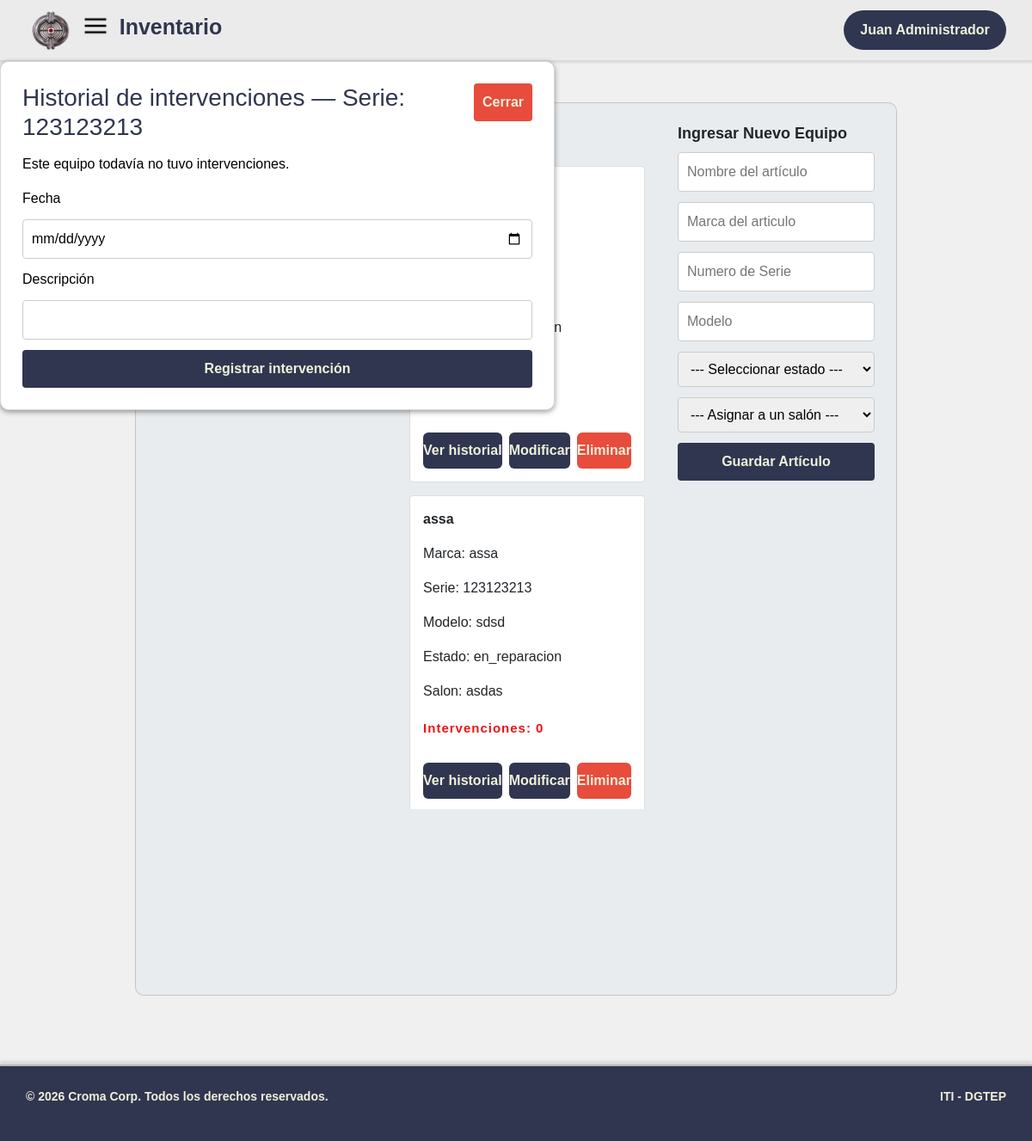
The app's page /Presentacion/html/inventario.php?historial=123123213 (signed in) with its own data.
### tables this page shows
CREATE TABLE `inventario` (
  `numero_serie` varchar(50) NOT NULL,
  `nombre` varchar(50) NOT NULL,
  `marca` varchar(50) NOT NULL,
  `modelo` varchar(50) NOT NULL,
  `estado` enum('operativo','en_reparacion','de_baja','prestado') NOT NULL DEFAULT 'operativo',
  `numero_intervenciones` int(11) NOT NULL DEFAULT 0,
  `id_salon` int(11) NOT NULL,
  `cedula_administrador` varchar(12) DEFAULT NULL
);

CREATE TABLE `salon` (
  `id_salon` int(11) NOT NULL,
  `nombre` varchar(50) NOT NULL,
  `tipo` enum('laboratorio','taller','aula','oficina') NOT NULL
);

### Datos/Clases/ClassInventario.php (called while the page is built, shortened)
<?php
require __DIR__ . '/../DataBase/ConexionMYSQL/conexion.php';
class Inventario{
 public static function mostrar(){
    global $conexion;
    $sql = $conexion->query("SELECT tipo, nombre, id_salon FROM salon");
    $sql2 = $conexion->query("SELECT inventario.numero_serie, inventario.nombre, inventario.marca, inventario.modelo,
               inventario.estado, inventario.numero_intervenciones, inventario.id_salon,
               salon.nombre AS nombre_salon
                FROM inventario
                JOIN salon ON inventario.id_salon = salon.id_salon");
    $salones = $sql->fetch_all(MYSQLI_ASSOC);
    $equipos = $sql2->fetch_all(MYSQLI_ASSOC);
    return [
        "salones" => $salones,
        "equipos" => $equipos
    ];
}
}
?>

### Procesos/mostrarinventario.php (called while the page is built, shortened)
<?php
require __DIR__ . "../../Datos/Clases/ClassInventario.php";
if($_SERVER['REQUEST_METHOD'] === 'POST'){
$ok = Inventario::mostrar();
$salones = $ok['salones'];
$equipos = $ok['equipos'];
}else{
    $ok = Inventario::mostrar();
    $equipos = $ok['equipos'];
}
if (isset($_GET['historial'])) {
    $numeroSerieHistorial = $_GET['historial'];
}
$editando = null;
?>

### Presentacion/html/inventario.php (the view, shortened to what this page needs)
<!DOCTYPE html>
<html lang="en">
<head>
  <link rel="stylesheet" href="https://cdn.jsdelivr.net/npm/bootstrap@5.3.3/dist/css/bootstrap.min.css">
  <link rel="stylesheet" href="../css/global.css">
  <link rel="stylesheet" href="../css/inventario.css">
</head>
<body data-modulo="inventario">
<header>
   <h1 id="titulo">Inventario</h1>
 <?php require '../globales/Header.php'?>
</header>
    <main>
          <section id="contenido">
            <section id="busqueda">
                <form method="post" action="../../Procesos/busquedainventario.php">
                <button type="submit">Buscar</button>
                </form>
            </section>
            <article id="seccion-listado">
                <h3 class="titulo-seccion">Inventario de equipos:</h3>
                    <?php
                    include_once '../../Procesos/mostrarinventario.php';
                    ?>
                        <ul id="listado-equipos">
        <?php foreach ($equipos as $equipo): ?>
            <li class="tarjeta-producto">
                <p class="tarjeta-nombre"><?= htmlspecialchars($equipo['nombre']) ?></p>
                <p class="tarjeta-marca">Marca: <?= htmlspecialchars($equipo['marca']) ?></p>
                <p class="tarjeta-serie">Serie: <?= htmlspecialchars($equipo['numero_serie']) ?></p>
                <p class="tarjeta-modelo">Modelo: <?= htmlspecialchars($equipo['modelo']) ?></p>
                <p class="tarjeta-estado">Estado: <?= htmlspecialchars($equipo['estado']) ?></p>
                <p class="tarjeta-salon">Salon: <?= htmlspecialchars($equipo['nombre_salon'] ?? 'Sin asignar') ?></p>
                <p class="tarjeta-intervenciones">Intervenciones: <?= $equipo['numero_intervenciones'] ?></p>
                <div class="tarjeta-acciones">
                    <form method="post" action="../../Procesos/registrarintervencion.php">
                    <a class="boton-historial" href="?historial=<?= $equipo['numero_serie'] ?>">Ver historial</a>
                    </form>
                    <form>
                    <a class="boton-modificar" href="?editar=<?= $equipo['numero_serie'] ?>">Modificar</a>
                    </form>
                    <form method="post" action="../../Procesos/eliminarinventario.php" style="display:inline">
                        <button class="boton-eliminar" type="submit" onclick="return confirm('¿Seguro que quiere eliminar este equipo?')">Eliminar</button>
                    </form>
                </div>
            </li>
        <?php endforeach; ?>
        </ul>
            </article>
            <article id="seccion-formulario">
                <h3 class="titulo-seccion">Ingresar Nuevo Equipo</h3>
                <form id="formulario-producto" method="post" action="../../Procesos/backend/procesoinventario.php">
                    <input name="nombre" type="text" id="nombre" placeholder="Nombre del artículo" required value="<?= $editando ? htmlspecialchars($editando['nombre']) : '' ?>">
                    <input name="marca" type="text" id="marca" placeholder="Marca del articulo" required value="<?= $editando ? htmlspecialchars($editando['marca']) : '' ?>">
                    <input name="numero_serie" type="text" class="numSerie" placeholder="Numero de Serie" required value="<?= $editando ? htmlspecialchars($editando['numero_serie']) : '' ?>" <?= $editando ? 'readonly' : '' ?>>
                    <input name="modelo" type="text" class="numSerie" placeholder="Modelo" required value="<?= $editando ? htmlspecialchars($editando['modelo']) : '' ?>">
                    <select name="estado" id="estado" required>
                        <option value="">--- Seleccionar estado ---</option>
                    </select>
                    <select name="id_salon" id="salonInventario" required>
                        <option value="">--- Asignar a un salón ---</option>
                    </select>
                    <button id="submit" type="submit">Guardar Artículo</button>
                </form>
            </article>
        </section>
                    <dialog id="dialogHistorial" <?= $numeroSerieHistorial ? 'open' : '' ?>>
                    <button id="cerrarHistorial" type="button" onclick="document.getElementById('dialogHistorial').close()">Cerrar</button>
                    <h3 id="tituloHistorial">Historial de intervenciones — Serie: <?= htmlspecialchars($numeroSerieHistorial ?? '') ?></h3>
                    <ul id="listaHistorial">
                        <?php if (empty($historial)): ?>
                            <li>Este equipo todavía no tuvo intervenciones.</li>
                        <?php endif; ?>
                    </ul>
                    <?php if ($numeroSerieHistorial): ?>
                        <form method="post" action="../../Procesos/registrarintervencion.php">
                            <label for="fecha">Fecha</label>
                            <input type="date" name="fecha" id="fecha">
                            <label for="descripcion">Descripción</label>
                            <input type="text" name="descripcion" id="descripcion" required>
                            <button type="submit">Registrar intervención</button>
                        </form>
                    <?php endif; ?>
                </dialog>
    </main>
        <?php include '../globales/Footer.php' ?>
</body>
</html>

### Presentacion/css/global.css (style rules this page uses)
* { margin: 0; padding: 0; box-sizing: border-box; text-decoration: none; font-family:Arial, Helvetica, sans-serif; }
html { scroll-behavior: smooth; overflow-x: hidden; }
body { font-family: 'Helvetica Neue', Helvetica, Arial, sans-serif; margin: 0; padding: 0; display: flex; flex-direction: column; min-height: 100vh; background-color: #f0f0f0; overflow-x: hidden; max-width: 100%; }
main { flex: 1; display: flex; justify-content: center; min-width: 0; }
#titulo { text-align: left; order: 3; }
header { display: grid; grid-template-columns: auto auto auto 1fr; align-items: center; border-bottom: 1px solid #d6d6d6; background-color: #ebebeb; box-shadow: 0 2px 3px rgba(0, 0, 0, 0.1); padding: 10px 30px; }
header h1 { font-size: 25px; color: #30364F; font-weight: bold; margin-left: 0.5em; }

### Presentacion/css/inventario.css (style rules this page uses)
.titulo-seccion { font-size: 18px; margin-bottom: 10px; font-weight: bold; }
.tarjeta-producto { background-color: white; border: 1px solid #ddd; padding: 15px; margin-bottom: 15px; border-radius: 4px; transition: all 0.3s ease; display: flex; flex-direction: column; }
.tarjeta-nombre { font-weight: bold; font-size: 16px; }
.tarjeta-acciones { display: flex; gap: 8px; margin-top: auto; padding-top: 12px; }
.boton-historial, .boton-modificar, .boton-eliminar { flex: 1; padding: 9px 0; font-weight: bold; border: none; border-radius: 6px; cursor: pointer; transition: 0.25s ease; color: #F0F0DB; }
.boton-historial, .boton-modificar { background-color: #30364F; }
.boton-eliminar { background-color: #e74c3c; }
.tarjeta-intervenciones { color: #ee1313; font-size: 15px; margin-top: 4px; font-weight: bold; letter-spacing: 1px; }
#dialogHistorial { border: 1px solid #d6d6d6; border-radius: 10px; padding: 25px; max-width: 90vw; box-shadow: 0 2px 6px rgba(0, 0, 1, 0.4); }
#tituloHistorial { color: #30364F; margin-bottom: 15px; }
#cerrarHistorial { float: right; background-color: #e74c3c; color: #F0F0DB; }
#listaHistorial { list-style: none; padding: 0; }
#contenido { background-color: #e8ecef; padding: 25px; border-radius: 10px; margin-top: 20px; border: 1px solid rgba(0, 0, 0, 0.158); display: flex; align-items: flex-start; gap: 2em; margin: 3em; transition: 0.5s; }
#seccion-listado { flex: 1; max-height: 60vh; overflow-y: auto; padding-right: 6px; }
#seccion-formulario { position: sticky; top: 20px; align-self: flex-start; min-width: 220px; }
#contenido input { transition: 0.5s; }
form { display: flex; flex-direction: column; gap: 12px; }
a { display: inline-block; text-decoration: none; }
input, select, button { padding: 10px; font-size: 16px; border: 1px solid #ccc; border-radius: 4px; }
button, #submit { background-color: #30364F; color: #F0F0DB; border: none; cursor: pointer; transition: 0.5s; font-weight: bold; }
ul { list-style: none; }

### records on screen
inventario: nombre "assa", marca "assa", numero_serie "123123213", modelo "sdsd", estado "en_reparacion", id_salon.nombre "asdas", numero_intervenciones "0"

### other values on screen
$usuario['nombre'] . " " . $usuario['apellido'] "Juan Administrador"
$numeroSerieHistorial "123123213"
